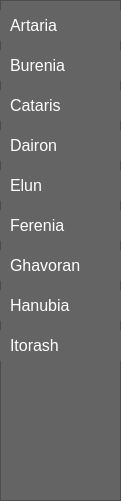
     <widget class="QFrame" name="SourceFrame">
      <property name="geometry">
       <rect>
        <x>10</x>
        <y>150</y>
        <width>121</width>
        <height>501</height>
       </rect>
      </property>
      <property name="styleSheet">
       <string notr="true">background-color:rgb(100,100,100);</string>
      </property>
      <property name="frameShape">
       <enum>QFrame::StyledPanel</enum>
      </property>
      <property name="frameShadow">
       <enum>QFrame::Raised</enum>
      </property>
      <widget class="QPushButton" name="SourceBurenia">
       <property name="geometry">
        <rect>
         <x>0</x>
         <y>50</y>
         <width>121</width>
         <height>31</height>
        </rect>
       </property>
       <property name="minimumSize">
        <size>
         <width>121</width>
         <height>31</height>
        </size>
       </property>
       <property name="font">
        <font>
         <pointsize>12</pointsize>
         <italic>false</italic>
         <bold>false</bold>
        </font>
       </property>
       <property name="mouseTracking">
        <bool>true</bool>
       </property>
       <property name="styleSheet">
        <string notr="true">border:0px;
color: rgb(255, 255, 255);
Text-align:left;
padding: 0px 0px 0px 10px;
background-color: rgb(100,100,100);
font: 12pt &quot;Segoe UI Semilight&quot;;</string>
       </property>
       <property name="text">
        <string>Burenia</string>
       </property>
       <property name="checkable">
        <bool>true</bool>
       </property>
      </widget>
      <widget class="QPushButton" name="SourceCataris">
       <property name="geometry">
        <rect>
         <x>0</x>
         <y>90</y>
         <width>121</width>
         <height>31</height>
        </rect>
       </property>
       <property name="minimumSize">
        <size>
         <width>121</width>
         <height>31</height>
        </size>
       </property>
       <property name="font">
        <font>
         <pointsize>12</pointsize>
         <italic>false</italic>
         <bold>false</bold>
        </font>
       </property>
       <property name="mouseTracking">
        <bool>true</bool>
       </property>
       <property name="styleSheet">
        <string notr="true">border:0px;
color: rgb(255, 255, 255);
Text-align:left;
padding: 0px 0px 0px 10px;
background-color: rgb(100,100,100);
font: 12pt &quot;Segoe UI Semilight&quot;;</string>
       </property>
       <property name="text">
        <string>Cataris</string>
       </property>
       <property name="checkable">
        <bool>true</bool>
       </property>
      </widget>
      <widget class="QPushButton" name="SourceDairon">
       <property name="geometry">
        <rect>
         <x>0</x>
         <y>130</y>
         <width>121</width>
         <height>31</height>
        </rect>
       </property>
       <property name="minimumSize">
        <size>
         <width>121</width>
         <height>31</height>
        </size>
       </property>
       <property name="font">
        <font>
         <pointsize>12</pointsize>
         <italic>false</italic>
         <bold>false</bold>
        </font>
       </property>
       <property name="mouseTracking">
        <bool>true</bool>
       </property>
       <property name="styleSheet">
        <string notr="true">border:0px;
color: rgb(255, 255, 255);
Text-align:left;
padding: 0px 0px 0px 10px;
background-color: rgb(100,100,100);
font: 12pt &quot;Segoe UI Semilight&quot;;</string>
       </property>
       <property name="text">
        <string>Dairon</string>
       </property>
       <property name="checkable">
        <bool>true</bool>
       </property>
      </widget>
      <widget class="QPushButton" name="SourceElun">
       <property name="geometry">
        <rect>
         <x>0</x>
         <y>170</y>
         <width>121</width>
         <height>31</height>
        </rect>
       </property>
       <property name="minimumSize">
        <size>
         <width>121</width>
         <height>31</height>
        </size>
       </property>
       <property name="font">
        <font>
         <pointsize>12</pointsize>
         <italic>false</italic>
         <bold>false</bold>
        </font>
       </property>
       <property name="mouseTracking">
        <bool>true</bool>
       </property>
       <property name="styleSheet">
        <string notr="true">border:0px;
color: rgb(255, 255, 255);
Text-align:left;
padding: 0px 0px 0px 10px;
background-color: rgb(100,100,100);
font: 12pt &quot;Segoe UI Semilight&quot;;</string>
       </property>
       <property name="text">
        <string>Elun</string>
       </property>
       <property name="checkable">
        <bool>true</bool>
       </property>
      </widget>
      <widget class="QPushButton" name="SourceFerenia">
       <property name="geometry">
        <rect>
         <x>0</x>
         <y>210</y>
         <width>121</width>
         <height>31</height>
        </rect>
       </property>
       <property name="minimumSize">
        <size>
         <width>121</width>
         <height>31</height>
        </size>
       </property>
       <property name="font">
        <font>
         <pointsize>12</pointsize>
         <italic>false</italic>
         <bold>false</bold>
        </font>
       </property>
       <property name="mouseTracking">
        <bool>true</bool>
       </property>
       <property name="styleSheet">
        <string notr="true">border:0px;
color: rgb(255, 255, 255);
Text-align:left;
padding: 0px 0px 0px 10px;
background-color: rgb(100,100,100);
font: 12pt &quot;Segoe UI Semilight&quot;;</string>
       </property>
       <property name="text">
        <string>Ferenia</string>
       </property>
       <property name="checkable">
        <bool>true</bool>
       </property>
      </widget>
      <widget class="QPushButton" name="SourceGhavoran">
       <property name="geometry">
        <rect>
         <x>0</x>
         <y>250</y>
         <width>121</width>
         <height>31</height>
        </rect>
       </property>
       <property name="minimumSize">
        <size>
         <width>121</width>
         <height>31</height>
        </size>
       </property>
       <property name="font">
        <font>
         <pointsize>12</pointsize>
        </font>
       </property>
       <property name="mouseTracking">
        <bool>true</bool>
       </property>
       <property name="styleSheet">
        <string notr="true">border:0px;
color: rgb(255, 255, 255);
Text-align:left;
padding: 0px 0px 0px 10px;
background-color: rgb(100,100,100);</string>
       </property>
       <property name="text">
        <string>Ghavoran</string>
       </property>
       <property name="checkable">
        <bool>true</bool>
       </property>
      </widget>
      <widget class="QPushButton" name="SourceHanubia">
       <property name="geometry">
        <rect>
         <x>0</x>
         <y>290</y>
         <width>121</width>
         <height>31</height>
        </rect>
       </property>
       <property name="minimumSize">
        <size>
         <width>121</width>
         <height>31</height>
        </size>
       </property>
       <property name="font">
        <font>
         <pointsize>12</pointsize>
         <italic>false</italic>
         <bold>false</bold>
        </font>
       </property>
       <property name="mouseTracking">
        <bool>true</bool>
       </property>
       <property name="styleSheet">
        <string notr="true">border:0px;
color: rgb(255, 255, 255);
Text-align:left;
padding: 0px 0px 0px 10px;
background-color: rgb(100,100,100);
font: 12pt &quot;Segoe UI Semilight&quot;;</string>
       </property>
       <property name="text">
        <string>Hanubia</string>
       </property>
       <property name="checkable">
        <bool>true</bool>
       </property>
      </widget>
      <widget class="QPushButton" name="SourceItorash">
       <property name="geometry">
        <rect>
         <x>0</x>
         <y>330</y>
         <width>121</width>
         <height>31</height>
        </rect>
       </property>
       <property name="minimumSize">
        <size>
         <width>121</width>
         <height>31</height>
        </size>
       </property>
       <property name="font">
        <font>
         <pointsize>12</pointsize>
         <italic>false</italic>
         <bold>false</bold>
        </font>
       </property>
       <property name="mouseTracking">
        <bool>true</bool>
       </property>
       <property name="styleSheet">
        <string notr="true">border:0px;
color: rgb(255, 255, 255);
Text-align:left;
padding: 0px 0px 0px 10px;
background-color: rgb(100,100,100);
font: 12pt &quot;Segoe UI Semilight&quot;;</string>
       </property>
       <property name="text">
        <string>Itorash</string>
       </property>
       <property name="checkable">
        <bool>true</bool>
       </property>
      </widget>
      <widget class="QPushButton" name="SourceArtaria">
       <property name="geometry">
        <rect>
         <x>0</x>
         <y>10</y>
         <width>121</width>
         <height>31</height>
        </rect>
       </property>
       <property name="minimumSize">
        <size>
         <width>121</width>
         <height>31</height>
        </size>
       </property>
       <property name="font">
        <font>
         <pointsize>12</pointsize>
         <italic>false</italic>
         <bold>false</bold>
        </font>
       </property>
       <property name="mouseTracking">
        <bool>true</bool>
       </property>
       <property name="styleSheet">
        <string notr="true">border:0px;
color: rgb(255, 255, 255);
Text-align:left;
padding: 0px 0px 0px 10px;
background-color: rgb(100,100,100);
font: 12pt &quot;Segoe UI Semilight&quot;;</string>
       </property>
       <property name="text">
        <string>Artaria</string>
       </property>
       <property name="checkable">
        <bool>true</bool>
       </property>
      </widget>
     </widget>
